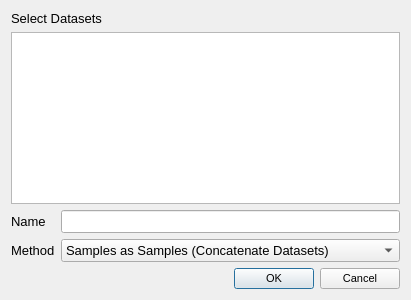
<?xml version="1.0" encoding="UTF-8"?>
<ui version="4.0">
 <class>MetaDatasetDialog</class>
 <widget class="QDialog" name="MetaDatasetDialog">
  <property name="geometry">
   <rect>
    <x>0</x>
    <y>0</y>
    <width>411</width>
    <height>300</height>
   </rect>
  </property>
  <property name="font">
   <font>
    <pointsize>10</pointsize>
   </font>
  </property>
  <property name="windowTitle">
   <string>New Composite Dataset</string>
  </property>
  <layout class="QGridLayout" name="gridLayout">
   <item row="0" column="0">
    <widget class="QLabel" name="datasetsLabel">
     <property name="text">
      <string>Select Datasets</string>
     </property>
    </widget>
   </item>
   <item row="2" column="0">
    <layout class="QFormLayout" name="formLayout">
     <property name="fieldGrowthPolicy">
      <enum>QFormLayout::AllNonFixedFieldsGrow</enum>
     </property>
     <item row="2" column="0">
      <widget class="QLabel" name="methodLabel">
       <property name="text">
        <string>Method</string>
       </property>
      </widget>
     </item>
     <item row="2" column="1">
      <widget class="QComboBox" name="methodComboBox">
       <item>
        <property name="text">
         <string>Samples as Samples (Concatenate Datasets)</string>
        </property>
       </item>
       <item>
        <property name="text">
         <string>Average Spectra as Samples</string>
        </property>
       </item>
      </widget>
     </item>
     <item row="1" column="0">
      <widget class="QLabel" name="nameLabel">
       <property name="text">
        <string>Name</string>
       </property>
      </widget>
     </item>
     <item row="1" column="1">
      <widget class="QLineEdit" name="nameLineEdit"/>
     </item>
    </layout>
   </item>
   <item row="3" column="0">
    <widget class="QDialogButtonBox" name="buttonBox">
     <property name="font">
      <font>
       <pointsize>8</pointsize>
      </font>
     </property>
     <property name="orientation">
      <enum>Qt::Horizontal</enum>
     </property>
     <property name="standardButtons">
      <set>QDialogButtonBox::Cancel|QDialogButtonBox::Ok</set>
     </property>
    </widget>
   </item>
   <item row="1" column="0">
    <widget class="QListView" name="datasetListView"/>
   </item>
  </layout>
 </widget>
 <resources/>
 <connections>
  <connection>
   <sender>buttonBox</sender>
   <signal>accepted()</signal>
   <receiver>MetaDatasetDialog</receiver>
   <slot>accept()</slot>
   <hints>
    <hint type="sourcelabel">
     <x>257</x>
     <y>290</y>
    </hint>
    <hint type="destinationlabel">
     <x>157</x>
     <y>274</y>
    </hint>
   </hints>
  </connection>
  <connection>
   <sender>buttonBox</sender>
   <signal>rejected()</signal>
   <receiver>MetaDatasetDialog</receiver>
   <slot>reject()</slot>
   <hints>
    <hint type="sourcelabel">
     <x>325</x>
     <y>290</y>
    </hint>
    <hint type="destinationlabel">
     <x>286</x>
     <y>274</y>
    </hint>
   </hints>
  </connection>
 </connections>
</ui>
